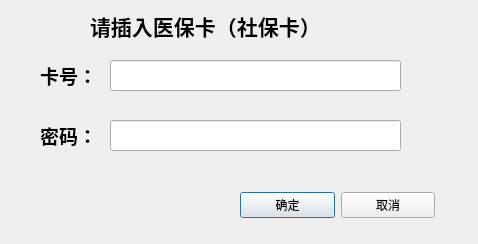
<?xml version="1.0" encoding="UTF-8"?>
<ui version="4.0">
 <class>a_1_ypls_check</class>
 <widget class="QDialog" name="a_1_ypls_check">
  <property name="geometry">
   <rect>
    <x>0</x>
    <y>0</y>
    <width>478</width>
    <height>244</height>
   </rect>
  </property>
  <property name="windowTitle">
   <string>Dialog</string>
  </property>
  <widget class="QLabel" name="label">
   <property name="geometry">
    <rect>
     <x>90</x>
     <y>10</y>
     <width>311</width>
     <height>31</height>
    </rect>
   </property>
   <property name="text">
    <string>&lt;html&gt;&lt;head/&gt;&lt;body&gt;&lt;p&gt;&lt;span style=&quot; font-size:16pt; font-weight:600;&quot;&gt;请插入医保卡（社保卡）&lt;/span&gt;&lt;/p&gt;&lt;/body&gt;&lt;/html&gt;</string>
   </property>
  </widget>
  <widget class="QLabel" name="label_2">
   <property name="geometry">
    <rect>
     <x>40</x>
     <y>60</y>
     <width>61</width>
     <height>31</height>
    </rect>
   </property>
   <property name="text">
    <string>&lt;html&gt;&lt;head/&gt;&lt;body&gt;&lt;p&gt;&lt;span style=&quot; font-size:14pt; font-weight:600;&quot;&gt;卡号：&lt;/span&gt;&lt;/p&gt;&lt;/body&gt;&lt;/html&gt;</string>
   </property>
  </widget>
  <widget class="QLineEdit" name="CardNo_Qt">
   <property name="geometry">
    <rect>
     <x>110</x>
     <y>60</y>
     <width>291</width>
     <height>31</height>
    </rect>
   </property>
  </widget>
  <widget class="QLabel" name="label_4">
   <property name="geometry">
    <rect>
     <x>40</x>
     <y>120</y>
     <width>61</width>
     <height>31</height>
    </rect>
   </property>
   <property name="text">
    <string>&lt;html&gt;&lt;head/&gt;&lt;body&gt;&lt;p&gt;&lt;span style=&quot; font-size:14pt; font-weight:600;&quot;&gt;密码：&lt;/span&gt;&lt;/p&gt;&lt;/body&gt;&lt;/html&gt;</string>
   </property>
  </widget>
  <widget class="QLineEdit" name="CardPswd_Qt">
   <property name="geometry">
    <rect>
     <x>110</x>
     <y>120</y>
     <width>291</width>
     <height>31</height>
    </rect>
   </property>
   <property name="contextMenuPolicy">
    <enum>Qt::ActionsContextMenu</enum>
   </property>
   <property name="echoMode">
    <enum>QLineEdit::Password</enum>
   </property>
  </widget>
  <widget class="QWidget" name="layoutWidget">
   <property name="geometry">
    <rect>
     <x>240</x>
     <y>190</y>
     <width>195</width>
     <height>30</height>
    </rect>
   </property>
   <layout class="QHBoxLayout" name="horizontalLayout">
    <item>
     <widget class="QPushButton" name="bt_check">
      <property name="text">
       <string>确定</string>
      </property>
     </widget>
    </item>
    <item>
     <widget class="QPushButton" name="bt_cancel">
      <property name="text">
       <string>取消</string>
      </property>
     </widget>
    </item>
   </layout>
  </widget>
 </widget>
 <resources/>
 <connections/>
</ui>
